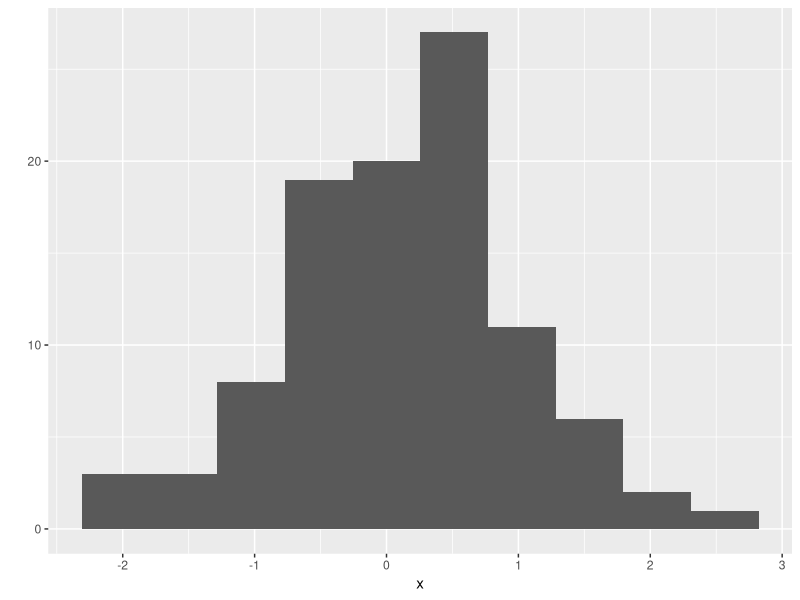
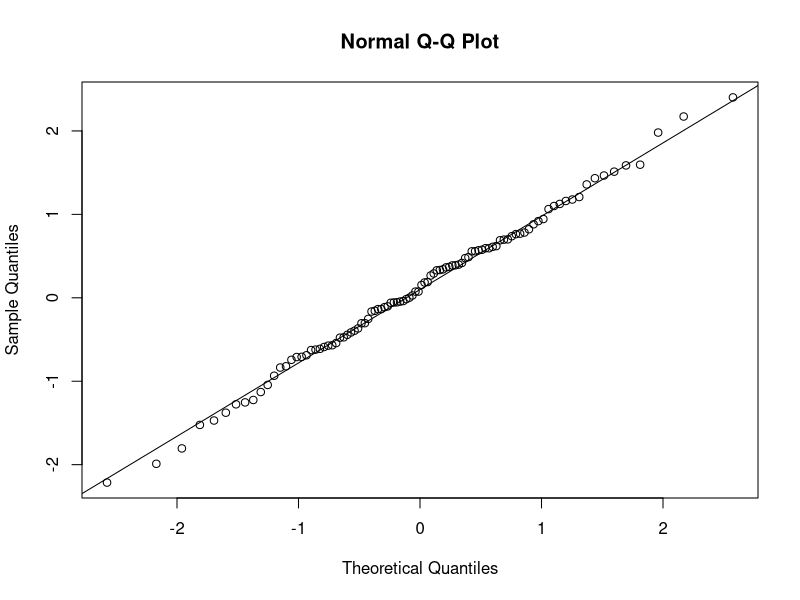
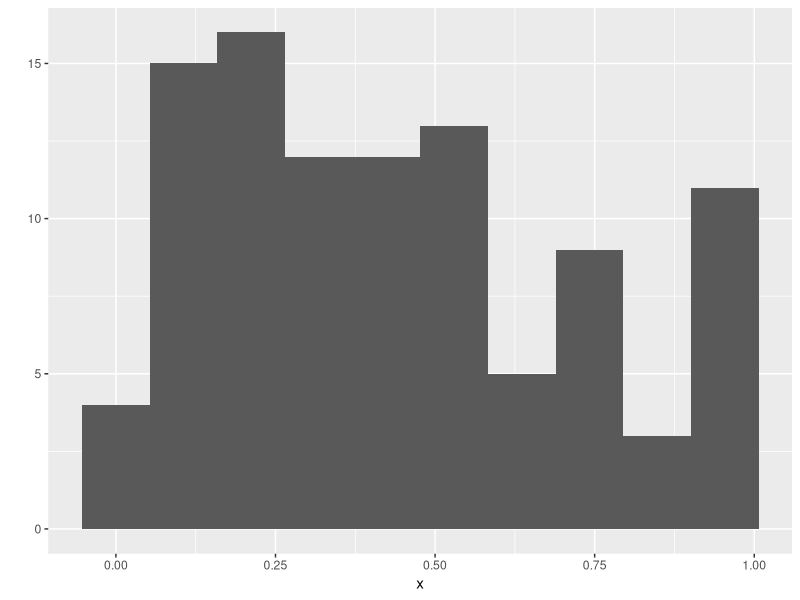
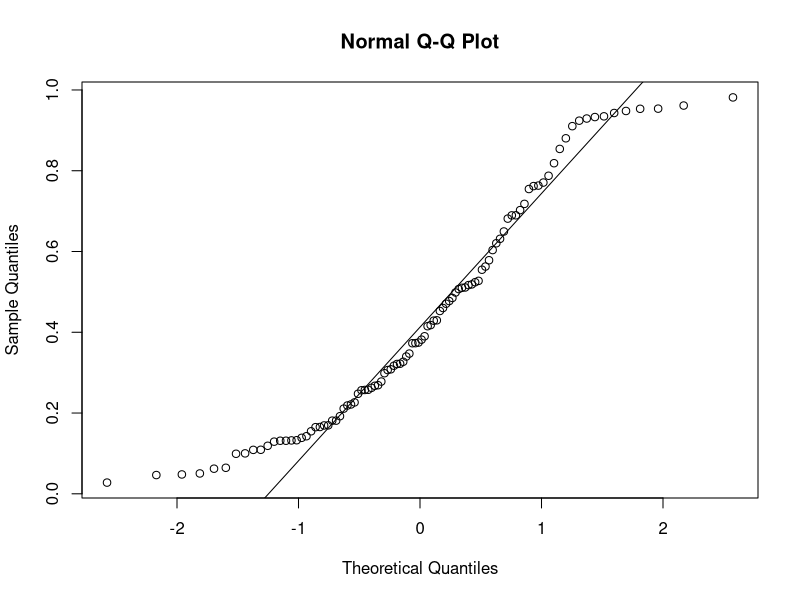
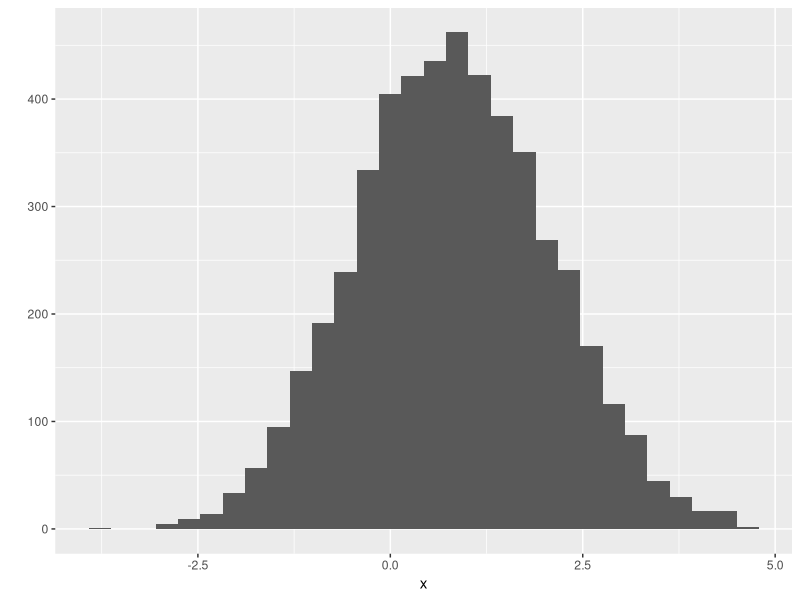
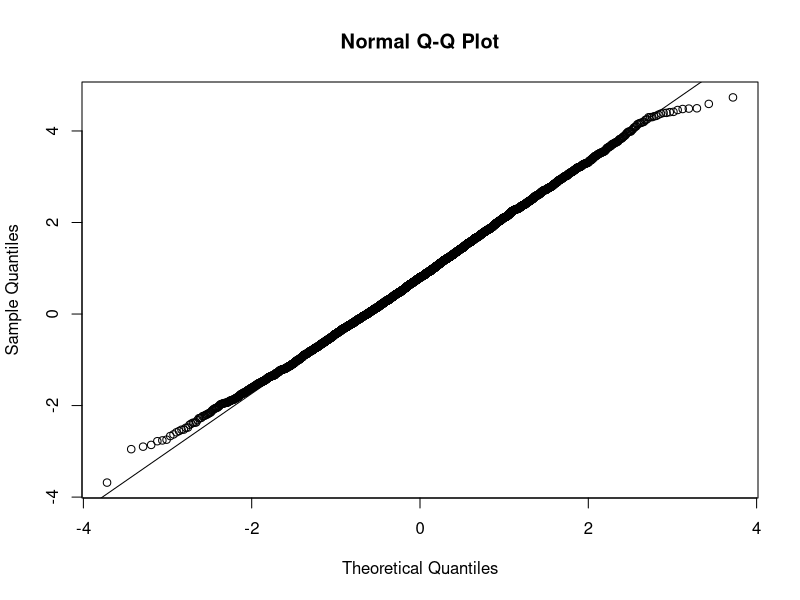

R code for these plots, in order:
## ---- chunk 1
knitr::opts_chunk$set(echo = TRUE, fig.width = 3, fig.height = 3)
## ---- chunk 2
library(tidyverse)
set.seed(1)
## ---- chunk 3
x <- rnorm(100)
qplot(x, bins=10)
qqnorm(x); qqline(x)
## ---- chunk 4
shapiro.test(x)
## ---- chunk 5
x <- runif(100)
qplot(x, bins=10)
qqnorm(x); qqline(x)
## ---- chunk 6
shapiro.test(x)
## ---- chunk 7
x <- replicate(1000, shapiro.test(runif(30))$p.value)
sum(x<0.05)
## ---- chunk 8
x <- rnorm(5000)+c(1,0,2,0,1)
## ---- chunk 9
qplot(x, bins=30)
qqnorm(x); qqline(x)
## ---- chunk 10
shapiro.test(x)
## ---- chunk 11
x <- replicate(1000, shapiro.test( rnorm(5000)+c(1,0,2,0,1) )$p.value)
sum(x<0.05)
